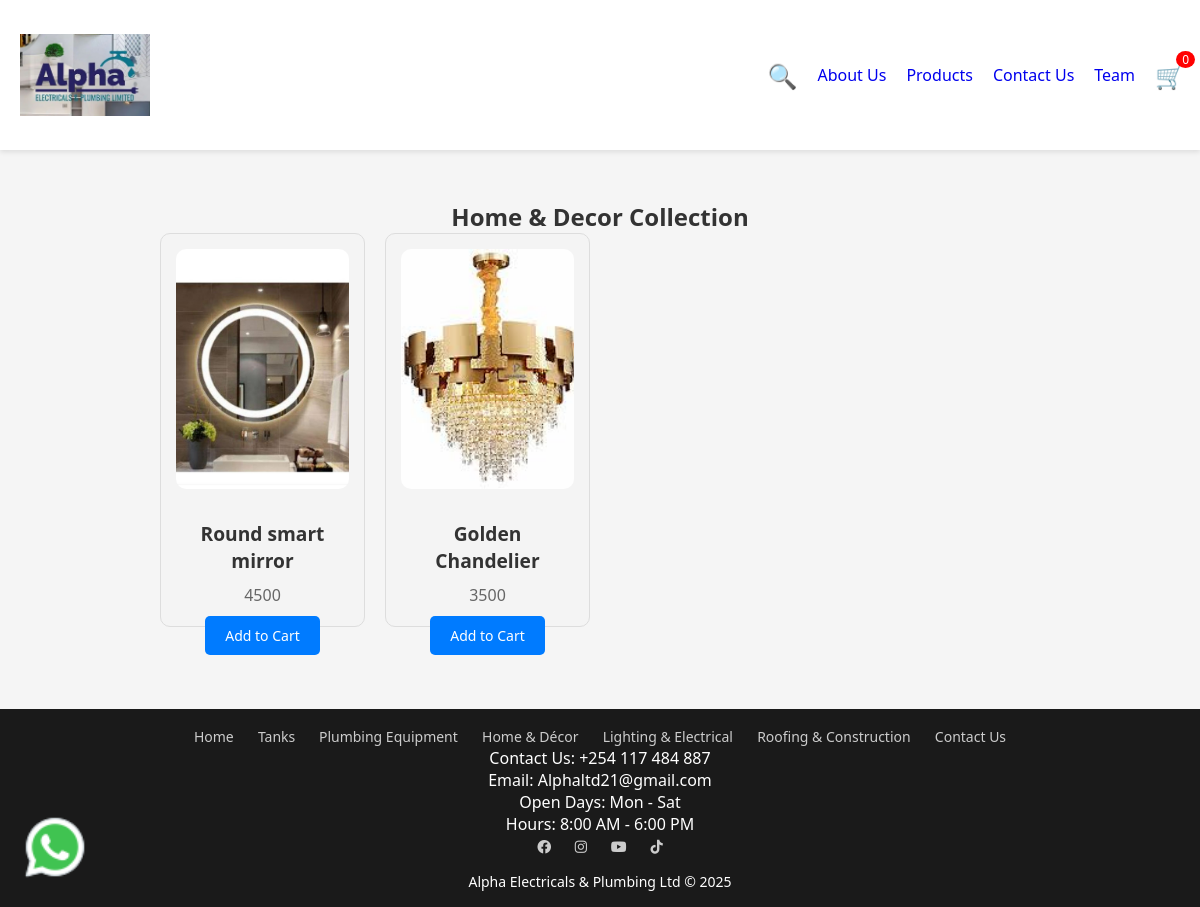
Page /products/decor/ on the committed database.
### products/models.py (models this page shows, shortened)
class product(models.Model):
     product_name = models.CharField(max_length=50 ,null=True)
     price = models.IntegerField(default=0)
     serial_code = models.CharField(max_length=300 ,null=True)
     description = models.CharField(max_length=500 ,null=True)
     image = models.ImageField(upload_to='uploads', null=True)
     category = models.ForeignKey(categories, on_delete=models.CASCADE, null=True)

### products/views.py (the view)
# urls.py: path('products/decor/',views.decor, name='decor'),
def decor(request):
    cat = 3
    decor = product.objects.filter(category=cat)
    context = {
        'decor' : decor
    }
    return render(request, 'products/decor.html', context)

### products/templates/products/decor.html (shortened to what this page needs)
{% load static %}
<!DOCTYPE html>
<html lang="en">
<head>
  <link rel="stylesheet" href="{% static 'products/styles.css' %}" />
  <link rel="stylesheet" href="https://cdnjs.cloudflare.com/ajax/libs/font-awesome/6.0.0/css/all.min.css">
</head>
<body>
  <header class="header">
    <div class="logo"><a href="{% url 'index' %}"><img  src="{% static 'products/images/logo Alpha.png' %}" alt="Hardware Store Logo" id="logo-img' %}" ></a> </div>
    <nav class="desktop-nav">
      <span class="icon" id="searchIcon">&#128269;</span>
       <a href="{% url 'about' %}">About Us</a>
       <div class="dropdown">
          <a href="#" class="dropdown-toggle">Products</a>
        </div>
       <a href="{% url 'contact' %}">Contact Us</a>
       <a href="{% url 'teams' %}">Team</a>
      <span class="icon cart-trigger">&#128722;<span class="badge" id="cart-count">0</span></span>
    </nav>
  </header>
<section class="featured-products">
  <div class="container">
    <h2>Home & Decor Collection</h2>
    <div class="products-grid">
      {% for item in decor %}
      <div class="product-item">
        <img src="{{ item.image.url }}" alt={{item.product_name}}>
        <h3>{{item.product_name}}</h3>
        <p class="price">{{item.price}}</p>
        <button onclick="addToCart(item.product_name, item.price)">Add to Cart</button>
      </div>
{% endfor %}
  </div>
</section>
  <footer class="footer">
    <div class="footer-links">
      <a href="{% url 'index' %}"><imgsrc="{% static 'products/images/logo Alpha.png' %}" alt=""> Home</a>
       <a href="{% url 'tanks' %}"><imgsrc="{% static 'products/images/kentank 2000l.png' %}" alt=""> Tanks </a>
          <a href="{% url 'plumbing' %}"><imgsrc="{% static 'products/images/ppr pipes.png' %}" alt=""> Plumbing Equipment</a>
          <a href="{% url 'decor' %}"><imgsrc="{% static 'products/images/decor lighting design.png' %}" alt="">Home & Décor</a>
          <a href="{% url 'lighting' %}"><imgsrc="{% static 'products/images/square lights.png' %}" alt=""> Lighting & Electrical</a>
          <a href="{% url 'roofing' %}"><imgsrc="{% static 'products/images/roof 2.png' %}" alt=""> Roofing & Construction</a>
      <a href="{% url 'contact' %}">Contact Us</a>
    <div class="footer-contact">
      <p>Contact Us: +254 117 484 887</p>
      <p>Email: Alphaltd21@gmail.com
    <div class="footer-hours">
      <p>Open Days: Mon - Sat</p>
      <p>Hours: 8:00 AM - 6:00 PM</p>
    </div>
  </div>
  <div class="social-media">
    <a href="https://www.facebook.com/Alphaelectricalsandplumbing' %}" target="_blank" aria-label="Facebook"> <i class="fab fa-facebook"></i> </a>
    <a href="https://www.facebook.com/AlphaElectricalsandplumbing' %}" target="_blank" aria-label="Facebook"> <i class="fab fa-instagram "></i> </a>
    <a href="https://www.youtube.com/shorts/" target="_blank" aria-label="YouTube Shorts"><i class="fab fa-youtube"></i></a>
    <a href="https://www.tiktok.com/@AlphaElectricalsandplumb" target="_blank" aria-label="TikTok"> <i class="fab fa-tiktok"></i> </a>
  </div>
    <p class="footer-text">Alpha Electricals & Plumbing Ltd © 2025</p>
  </footer>
<div id="whatsapp-chat-button" style="
  position: fixed;
  bottom: 20px;
  left: 20px;
  z-index: 9999;
  cursor: pointer; ">
  <img src="{% static 'products/images/whatsapp--v1.png' %}" alt="Chat with us" style="width: 70px; height: 70px;" />
</div>
</body>
</html>

### products/static/products/styles.css (style rules this page uses)
* { box-sizing: border-box; }
body { margin: 0; font-family: Arial, sans-serif; }
.header { position: sticky; top: 0; z-index: 1000; background-color: white; padding: 15px 15px; display: flex; align-items: center; justify-content: space-between; box-shadow: 0 2px 5px rgba(0, 0, 0, 0.1); }
.logo { padding: 5px 0 5px 5px; font-weight: bold; }
.logo img { height: 110px; width: 130px; object-fit: contain; display: block; margin: 0; }
.desktop-nav { display: flex; gap: 20px; align-items: center; }
.icon { font-size: 24px; cursor: pointer; position: relative; }
.badge { position: absolute; top: -8px; right: -10px; background-color: red; color: white; border-radius: 50%; padding: 2px 6px; font-size: 12px; }
.badge { background: red; color: white; border-radius: 50%; padding: 0 6px; font-size: 12px; vertical-align: top; }
.products-grid { display: grid; grid-template-columns: repeat(4, 1fr); gap: 1.5rem; padding: 2rem; max-width: 1500px; margin: 0 auto; }
.product-item { border: 1px solid #ddd; padding: 1rem; background: #fff; text-align: center; transition: box-shadow 0.3s ease; }
.product-item img { width: 100%; height: auto; max-height: 240px; object-fit: contain; margin-bottom: 1rem; }
.product-item h3 { margin: 0.5rem 0; font-size: 16px; }
.product-item .price { color: #444; margin-bottom: 0.5rem; }
.product-item button { background: #007bff; color: white; border: none; padding: 0.5rem 1rem; cursor: pointer; border-radius: 4px; font-size: 14px; transition: background 0.3s; }
.footer { text-align: center; padding: 2rem 1rem; background-color: #ddd; }
.footer, footer { background: #222; color: white; padding: 2rem; text-align: center; }
.footer-links a, .social-media a { color: #ccc; margin: 0 10px; font-size: 14px; }
.footer-text { margin-top: 15px; font-size: 14px; }
.dropdown { position: relative; }
.featured-products { padding: 50px 0; text-align: center; }
#whatsapp-chat-button img { width: 55px; height: 55px; }
* { margin: 0; padding: 0; box-sizing: border-box; font-family: 'Segoe UI', Tahoma, Geneva, Verdana, sans-serif; }
body { background-color: #f5f5f5; color: #333; }
.logo { font-size: 1.5rem; font-weight: bold; }
.footer { text-align: center; padding: 1rem; background: #1a1a1a; color: white; margin-top: 2rem; }

### products/templates/products/decor.html (style rules this page uses)
a { text-decoration: none; }
.featured-products { padding: 50px 0; text-align: center; }
.products-grid { display: grid; grid-template-columns: repeat(4, 1fr); gap: 20px; padding: 0 160px; }
.product-item { background: #f4f4f4; border-radius: 10px; padding: 15px; text-align: center; }
.product-item img { width: 100%; height: 100%; object-fit: cover; border-radius: 10px; }
.product-item h3 { margin-top: 10px; font-size: 1.2rem; color: #333; }
.product-item .price { margin: 10px 0; font-size: 1rem; color: #666; }
.product-item button { background-color: #007bff; color: white; padding: 10px 20px; border: none; border-radius: 5px; cursor: pointer; }

### rows in the picture
product: image (picture), product_name "Round smart mirror", price "4500"
product: image (picture), product_name "Golden Chandelier", price "3500"
